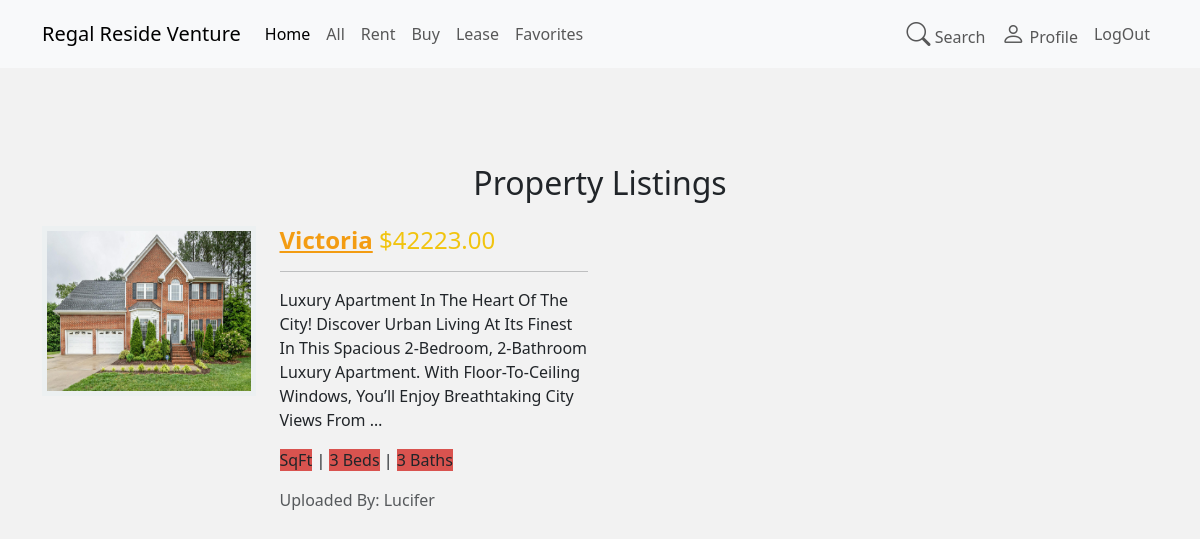
/users/property/, run on the app's committed database.
### adminpanel/models.py (models this page shows, shortened)
class Listing(models.Model):
    PROPERTY_TYPE = [
        ('House', 'House'),
        ('Apartment', 'Apartment'),
        ('Condo', 'Condo'),
    ]
    LISTING_TYPE = [
        ('Rent', 'Rent'),
        ('Sale', 'Sale'),
        ('Lease', 'Lease')
    ]
    title = models.CharField(max_length=200)
    description = models.TextField()
    price = models.DecimalField(max_digits=10, decimal_places=2)
    location = models.CharField(max_length=200)
    property_type = models.CharField(max_length=50, choices=PROPERTY_TYPE)
    listing_type = models.CharField(max_length=10, choices=LISTING_TYPE, null=True)
    bedrooms = models.IntegerField()
    bathrooms = models.IntegerField()
    square_feet = models.IntegerField()
    image = models.ImageField(upload_to='listing/')
    listing_date = models.DateTimeField(auto_now_add=True)
    agent = models.ForeignKey(Profile, on_delete=models.CASCADE)
    is_active = models.BooleanField(default=True)

class Profile(models.Model):
    user = models.OneToOneField(User, on_delete=models.CASCADE)
    name = models.CharField(max_length=100, blank=True, null=True)
    email = models.EmailField(blank=True, null=True)
    phone = models.CharField(max_length=15, blank=True, null=True)
    about = models.TextField(blank=True, null=True)
    profile_image = models.ImageField(upload_to='profile_images/', blank=True, null=True)
    id_proof = models.FileField(upload_to='id_proofs/', blank=True, null=True)
    saved_search = models.JSONField(blank=True, null=True)
    is_agent = models.BooleanField(default=False)
    is_active = models.BooleanField(default=True)

### users/views.py (the view)
# urls.py: path('property/',all_property,name='propertys'),
def all_property(request):
    properties = Listing.objects.filter(agent__isnull=False, is_active=True)
    return render(request, 'users/propertys.html', {'properties': properties})

### users/templates/users/propertys.html (shortened to what this page needs)
{% extends 'users/users_base.html' %}
{% load static %}
{% block content %}
<div class="container mt-5 pt-5 text-capitalize align-items-center">
    <h2 class="mb-4 text-center">Property Listings</h2>
    <div class="row bootstrap snippets bootdeys" id="property-list">
        {% for property in properties %}
        <div class="col-md-6 col-sm-6 col-xs-12">
            <div class="panel">
                <div class="panel-body">
                    <div class="row">
                        <div class="col-sm-5">
                            <a href="{% url 'users:view_property' property.id %}">
                                <img src="{{ property.image.url }}" class="img-responsive medium-photo" alt="{{ property.title }}">
                            </a>
                        </div>
                        <div class="col-sm-7">
                            <h4 class="title-real-estates">
                                <strong><a href="{% url 'users:view_property' property.id %}">{{ property.title }}</a></strong>
                                <span class="pull-right">${{ property.price }}</span>
                            </h4>
                            <hr>
                            <p>{{ property.description|truncatewords:30 }}</p>
                            <p>
                                <span class="label label-danger">{{ property.size }} SqFt</span> |
                                <span class="label label-danger">{{ property.bedrooms }} Beds</span> |
                                <span class="label label-danger">{{ property.bathrooms }} Baths</span>
                            </p>
                            <p class="text-muted">Uploaded by: {{ property.agent.user.username  }}</p>
                        </div>
                    </div>
                </div>
            </div>
        </div>
        {% empty %}
        <div class="col-12">
            <p>No properties found.</p>
        </div>
        {% endfor %}
    </div>
</div>
{% endblock %}

### users/templates/users/propertys.html (style rules this page uses)
body { background-color: #f2f2f2; }
.panel { border-color: #fff; }
#property-list img { width: 100%; height: 170px; border: 5px solid #ecf0f1; margin-bottom: 7px; }
.label-danger { background-color: #d9534f; }
#property-list h4.title-real-estates a { color: #f39c12; }
#property-list h4 span { color: #f1c40f; }

### data on the page
Listing: image (picture), title "Victoria", price "42223.00", description "Luxury Apartment In The Heart Of The City! Discover Urban Living At Its Finest In This Spacious 2-Bedroom, 2-Bathroom Luxury Apartment. With Floor-To-Ceiling Windows, You’ll Enjoy Breathtaking City Views From …", bedrooms "3", bathrooms "3", agent.user.username "Lucifer"
